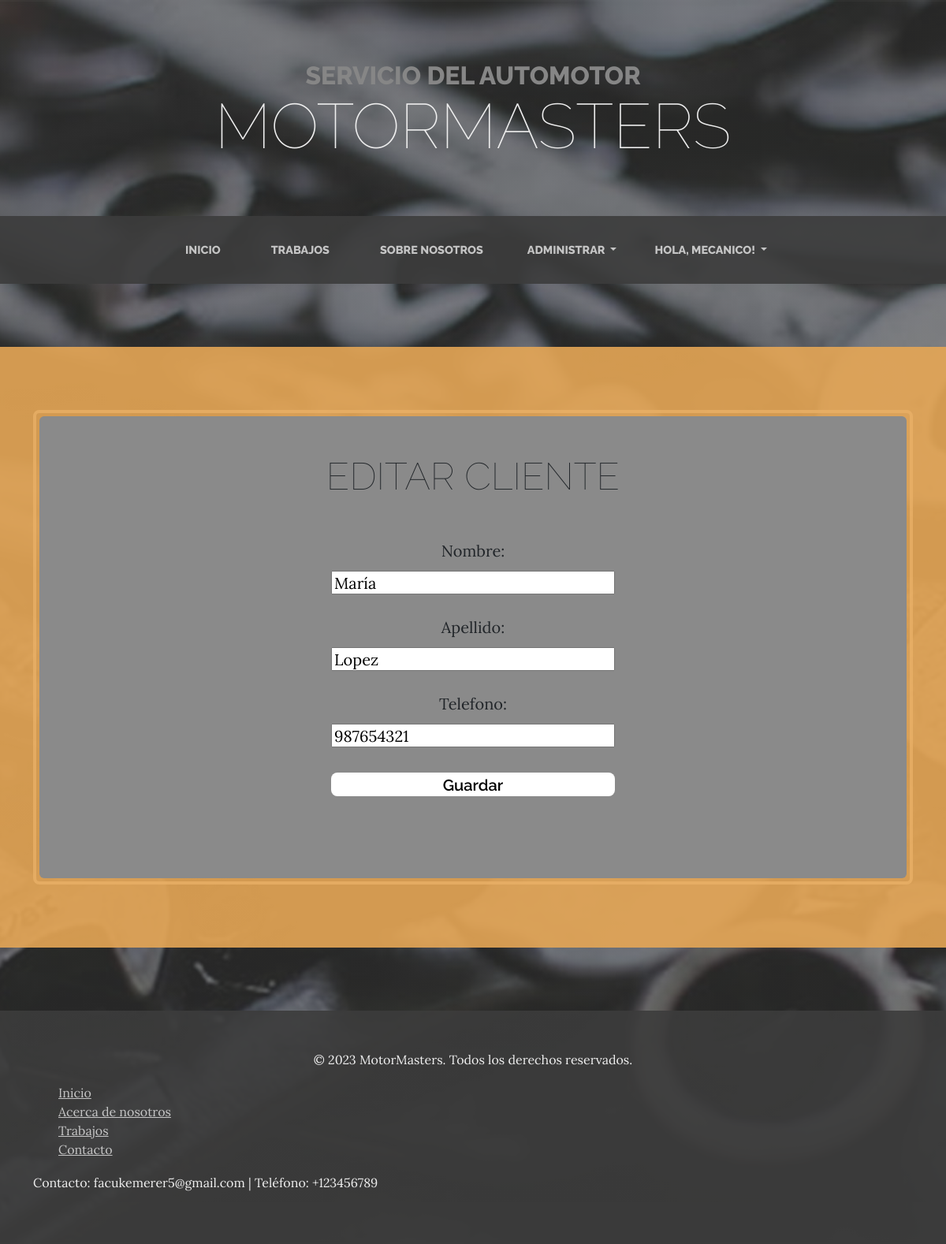
Page /editar/2 (signed in) on the committed database.
### appEntrega/models.py (models this page shows, shortened)
class Cliente(models.Model):
    nombre = models.CharField(max_length=20)
    apellido = models.CharField(max_length=20)
    telefono = models.IntegerField()

### appEntrega/class_views.py (the view)
# urls.py: path('editar/<pk>', class_views.EditarCliente.as_view() , name="Editar"),
class EditarCliente(AdminRequiredMixin, UpdateView):
    model = Cliente
    success_url = reverse_lazy("Clientes")
    fields = ['nombre', 'apellido', 'telefono']
    template_name = "appEntrega/classviews/editar_cliente.html"

### appEntrega/class_views.py (called while the page is built)
    def test_func(self):
        return self.request.user.is_staff

### appEntrega/templates/appEntrega/classviews/editar_cliente.html (shortened to what this page needs)
{% extends 'appEntrega/base.html' %}
{% load static %}
{% block main %}
<html lang="en">
<section id="scroll" class="font-size-clientes page-section cta">
    <div class="container">
        <div class="row">
            <div class="mx-auto">
                <div class="cta-inner bg-faded rounded">
                    <h2 class="section-heading mb-5">
                        <span class="text-center section-heading-clientes">Editar cliente</span>
                    </h2>
                    <ul class="list-unstyled lista mb-5 text-left mx-auto">
                        <li class="list-unstyled-item d-flex">
                            <form class="formulario-register text-center" method="POST">
                            {{ form.as_p }}
                            <input class="Boton" type = "submit" value="Guardar">
                            </form>
                        </li>
                    </ul>
                </div>
            </div>
        </div>
    </div>
</section>
</html>
{% endblock main %}

### appEntrega/templates/appEntrega/base.html (shortened to what this page needs)
<!DOCTYPE html>
{% load static %}
<html lang="en">
    <head>
        <link href='{% static "appEntrega/css/styles.css" %}' rel="stylesheet" />
    </head>
    <body>
        <header>
            <h1 class="site-heading text-center text-faded d-none d-lg-block">
                <span class="site-heading-upper text-primary mb-3">Servicio del Automotor</span>
                <span class="site-heading-lower">MotorMasters</span>
            </h1>
        </header>
        <nav class="navbar navbar-expand-lg navbar-dark py-lg-4" id="mainNav">
            <div class="container">
                <div class="collapse navbar-collapse" id="navbarSupportedContent">
                    <ul class="navbar-nav mx-auto">
                        <li class="nav-item px-lg-4"><a class="nav-link text-uppercase" href='{% url "Inicio" %}'>Inicio</a></li>
                        <li class="nav-item px-lg-4"><a class="nav-link text-uppercase" href='{% url "Trabajos" %}'>Trabajos</a></li>
                        <li class="nav-item px-lg-4"><a class="nav-link text-uppercase" href='{% url "Nosotros" %}'>Sobre nosotros</a></li>
                        {% if user.is_staff %}
                        <li class="nav-item dropdown">
                            <a class="nav-link dropdown-toggle text-uppercase px-lg-4" href="#" role="button" data-bs-toggle="dropdown" aria-expanded="false">
                            Administrar
                            </a>
                        </li>
                        {% endif %}
                        {% if user.is_authenticated %}
                        <li class="nav-item dropdown">
                            <a class="nav-link dropdown-toggle text-uppercase px-lg-4" href="#" role="button" data-bs-toggle="dropdown" aria-expanded="false">
                                Hola, {{ user.username }}!
                            </a>
                        </li>
                        {% else %}
                        <li class="nav-item px-lg-4"><a class="nav-link text-uppercase" href='{% url "Login" %}'>Iniciar Sesión</a></li>
                        {% endif %}
                    </ul>
                </div>
            </div>
        </nav>
        {% block main %}
        {% endblock main%}
        <footer class="footer text-faded py-5">
            <div class="container">
                <div class="footer-content">
                    <p class="text-center">&copy; 2023 MotorMasters. Todos los derechos reservados.</p>
                    <nav>
                        <ul class="list">
                            <li><a class="black" href='{% url "Inicio" %}'>Inicio</a></li>
                            <li><a class="black" href='{% url "Nosotros" %}'>Acerca de nosotros</a></li>
                            <li><a class="black" href='{% url "Trabajos" %}'>Trabajos</a></li>
                            <li><a class="black" href='{% url "Encontranos" %}'>Contacto</a></li>
                        </ul>
                    </nav>
                </div>
                <div class="footer-contact">
                    <p>Contacto: facukemerer5@gmail.com | Teléfono: +123456789</p>
                </div>
            </div>
        </footer>
    </body>
</html>

### rows in the picture
Cliente: nombre "María", apellido "Lopez", telefono "987654321"

### other values in the picture
{{ user.username }} "MECANICO"
